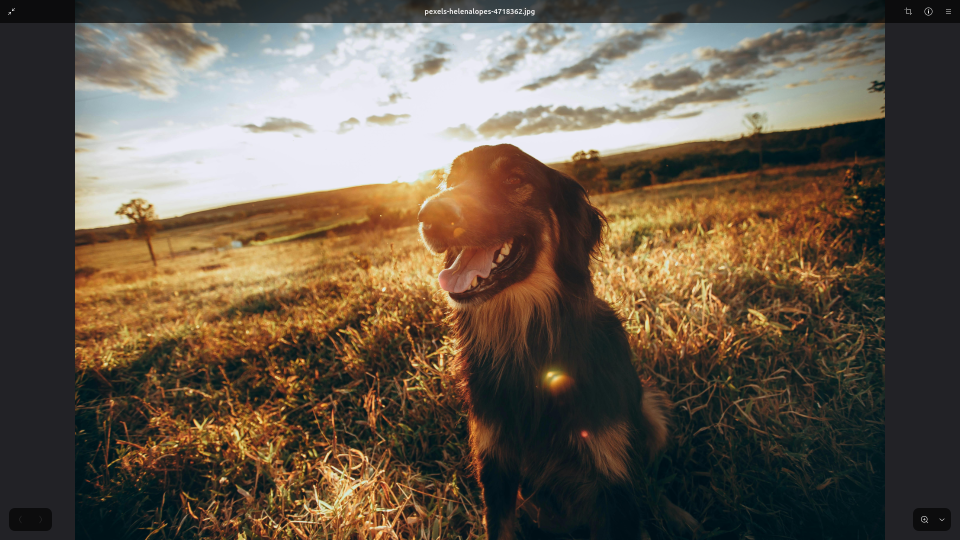
#> input picture source/Screenshot From 2026-04-30 09-03-01.png, 1920 x 1080 px (shown at 1/2 size); its folder holds only this picture in this run
$ python optimize.py
#> lines starting #> are read from the running program, lines starting #| are printed output that depends on the picture
#!/usr/bin/env python3
"""
PNG Optimizer — lossless compression with optional resizing.

Pipeline:
  1. Resize (Pillow, LANCZOS) — only downscales, preserves aspect ratio.
  2. Re-encode losslessly via Pillow with optimize=True.
  3. Final lossless squeeze via oxipng (preferred) or optipng (fallback).

Designed for Ubuntu. Skips non-PNG files in source/.
"""

import argparse
import shutil
import subprocess
import sys
from pathlib import Path

from PIL import Image

DEFAULT_MAX_DIM = 1280
SOURCE_DIR = Path("source")
DIST_DIR = Path("dist")


def find_optimizer():
    """Return (tool_name, tool_path) or (None, None) if not installed."""
    for tool in ("oxipng", "optipng"):
        path = shutil.which(tool)
        if path:
            return tool, path
#> in optimize_one, img is the input picture: PIL image 1920x1080 RGBA; mean R, G, B, A 103.5, 90.9, 76.3, 255
    return None, None


def human_size(num_bytes: float) -> str:
    for unit in ("B", "KB", "MB", "GB"):
        if num_bytes < 1024:
            return f"{num_bytes:.1f} {unit}"
        num_bytes /= 1024
    return f"{num_bytes:.1f} TB"


def resize_if_needed(img: Image.Image, max_dim: int):
    """Downscale longest side to max_dim, preserve aspect ratio. Never upscale."""
#> called with max_dim = 1280
    w, h = img.size
#> w = 1920; h = 1080
    longest = max(w, h)
#> longest = 1920
    if longest <= max_dim:
        return img, False
    scale = max_dim / longest
#> scale = 0.667
    new_size = (max(1, round(w * scale)), max(1, round(h * scale)))
#> new_size = (1280, 720)
    return img.resize(new_size, Image.LANCZOS), True


def run_lossless_tool(tool: str, path: Path) -> None:
    """Run oxipng or optipng on path. Raises CalledProcessError on failure."""
    if tool == "oxipng":
        cmd = ["oxipng", "-o", "max", "--strip", "safe", "-q", str(path)]
    else:  # optipng
        cmd = ["optipng", "-o7", "-strip", "all", "-quiet", str(path)]
    subprocess.run(cmd, check=True, capture_output=True)


def optimize_one(src_path: Path, dst_path: Path, max_dim: int, tool):
    """Optimize a single PNG. Returns (orig_bytes, final_bytes, was_resized)."""
    orig_bytes = src_path.stat().st_size

    with Image.open(src_path) as img:
        # Preserve transparency for palette PNGs (otherwise alpha can be lost).
        if img.mode == "P" and "transparency" in img.info:
            img = img.convert("RGBA")
        img.load()
        out_img, was_resized = resize_if_needed(img, max_dim)
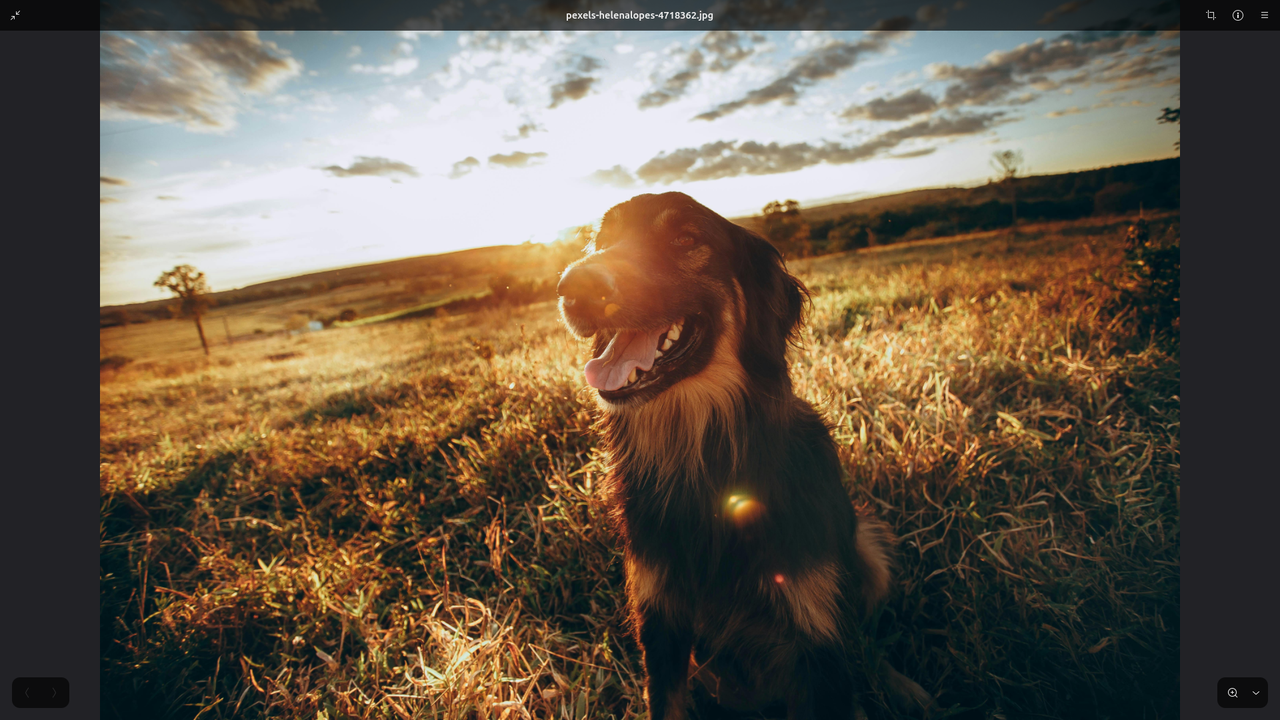
#> out_img: PIL image 1280x720 RGBA; mean R, G, B, A 103.5, 90.9, 76.3, 255
#> was_resized = True
        out_img.save(dst_path, format="PNG", optimize=True)

    if tool:
        try:
            run_lossless_tool(tool, dst_path)
        except subprocess.CalledProcessError as e:
            stderr = e.stderr.decode(errors="replace").strip() if e.stderr else ""
            print(f"  ! {tool} failed on {src_path.name}: {stderr}", file=sys.stderr)

    return orig_bytes, dst_path.stat().st_size, was_resized


def main() -> int:
    parser = argparse.ArgumentParser(
        description="Lossless PNG optimizer for web/UI assets.",
        formatter_class=argparse.ArgumentDefaultsHelpFormatter,
    )
    parser.add_argument("--source", type=Path, default=SOURCE_DIR, help="Source folder")
    parser.add_argument("--dist", type=Path, default=DIST_DIR, help="Destination folder")
    parser.add_argument("--max-dim", type=int, default=DEFAULT_MAX_DIM,
                        help="Cap longest side in pixels (use 0 to disable resizing)")
    parser.add_argument("--no-tool", action="store_true",
                        help="Skip the external oxipng/optipng pass")
    args = parser.parse_args()

    if not args.source.is_dir():
        print(f"x Source folder not found: {args.source}", file=sys.stderr)
        return 1

    args.dist.mkdir(parents=True, exist_ok=True)
    max_dim = args.max_dim if args.max_dim > 0 else 10**9  # effectively no cap

    tool, tool_path = (None, None) if args.no_tool else find_optimizer()
    if args.no_tool:
        print("-- Skipping external optimizer (--no-tool).")
    elif tool:
        print(f"-- Using {tool} ({tool_path}) for final lossless pass.")
    else:
        print("!! Neither oxipng nor optipng found. Install one for ~10-30% extra savings:")
        print("     sudo apt install oxipng     # preferred")
        print("     sudo apt install optipng    # fallback")
        print("   Continuing with Pillow-only optimization.\n")

    pngs = sorted(p for p in args.source.iterdir()
                  if p.is_file() and p.suffix.lower() == ".png")
    if not pngs:
        print(f"No .png files found in {args.source}/")
        return 0

    total_before = total_after = 0
    cap_label = f"{args.max_dim}px" if args.max_dim > 0 else "none"
    print(f"\nOptimizing {len(pngs)} file(s) -> {args.dist}/")
    print(f"Max longest side: {cap_label} | Strategy: lossless\n")
    header = f"{'File':<40} {'Before':>10} {'After':>10} {'Saved':>8}  Resized"
    print(header)
    print("-" * len(header))

    for src in pngs:
        dst = args.dist / src.name
        try:
            before, after, resized = optimize_one(src, dst, max_dim, tool)
#> before = 2646204; after = 1318885; resized = True
        except Exception as e:
            print(f"x {src.name}: {e}", file=sys.stderr)
            continue
        total_before += before
#> total_before = 2646204
        total_after += after
#> total_after = 1318885
        saved_pct = (1 - after / before) * 100 if before else 0
#> saved_pct = 50.16
        flag = "yes" if resized else "-"
#> flag = 'yes'
        name = src.name if len(src.name) <= 40 else src.name[:37] + "..."
        print(f"{name:<40} {human_size(before):>10} {human_size(after):>10} "
              f"{saved_pct:>7.1f}%  {flag}")
#> the loop in human_size, `for unit in ("B", "KB", "MB", "GB"):` made 3 passes
#> num_bytes on passes 1 to 2: 2584.2, 2.52
#> after the loop in human_size, `for unit in ("B", "KB", "MB", "GB"):`: num_bytes = 2.52
#> the loop in human_size, `for unit in ("B", "KB", "MB", "GB"):` made 3 passes
#> (unit, num_bytes) on passes 1 to 2: ('B', 1288), ('KB', 1.26)
#> unit on pass 3: 'MB'
#> after the loop in human_size, `for unit in ("B", "KB", "MB", "GB"):`: num_bytes = 1.26
#| Screenshot From 2026-04-30 09-03-01.png      2.5 MB     1.3 MB    50.2%  yes

    print("-" * len(header))
    if total_before:
        total_saved_pct = (1 - total_after / total_before) * 100
#> total_saved_pct = 50.16
        print(f"{'TOTAL':<40} {human_size(total_before):>10} "
              f"{human_size(total_after):>10} {total_saved_pct:>7.1f}%")
#> after the loop in human_size, `for unit in ("B", "KB", "MB", "GB"):`: num_bytes = 2.52
#> after the loop in human_size, `for unit in ("B", "KB", "MB", "GB"):`: num_bytes = 1.26
#| TOTAL                                        2.5 MB     1.3 MB    50.2%
    print(f"\nDone. Output in: {args.dist}/")
    return 0


if __name__ == "__main__":
    sys.exit(main())
#> (the program exits here)
